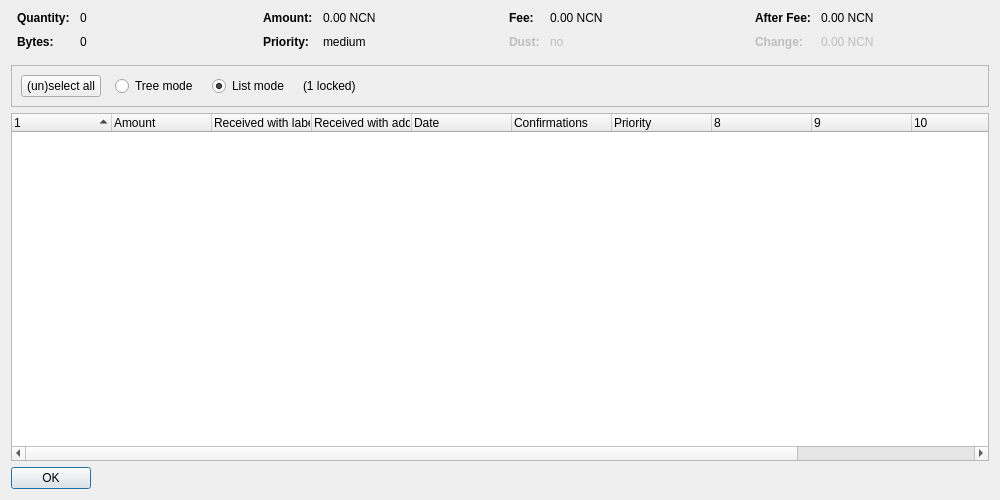
<?xml version="1.0" encoding="UTF-8"?>
<ui version="4.0">
 <class>CoinControlDialog</class>
 <widget class="QDialog" name="CoinControlDialog">
  <property name="geometry">
   <rect>
    <x>0</x>
    <y>0</y>
    <width>1000</width>
    <height>500</height>
   </rect>
  </property>
  <property name="windowTitle">
   <string>Coin Selection</string>
  </property>
  <layout class="QVBoxLayout" name="verticalLayout">
   <item>
    <layout class="QHBoxLayout" name="horizontalLayoutTop" stretch="0,0,0,0">
     <property name="topMargin">
      <number>0</number>
     </property>
     <property name="bottomMargin">
      <number>10</number>
     </property>
     <item>
      <layout class="QFormLayout" name="formLayoutCoinControl1">
       <property name="horizontalSpacing">
        <number>10</number>
       </property>
       <property name="verticalSpacing">
        <number>10</number>
       </property>
       <property name="leftMargin">
        <number>6</number>
       </property>
       <property name="rightMargin">
        <number>6</number>
       </property>
       <item row="0" column="0">
        <widget class="QLabel" name="labelCoinControlQuantityText">
         <property name="font">
          <font>
           <weight>75</weight>
           <bold>true</bold>
          </font>
         </property>
         <property name="text">
          <string>Quantity:</string>
         </property>
        </widget>
       </item>
       <item row="0" column="1">
        <widget class="QLabel" name="labelCoinControlQuantity">
         <property name="cursor">
          <cursorShape>IBeamCursor</cursorShape>
         </property>
         <property name="contextMenuPolicy">
          <enum>Qt::ActionsContextMenu</enum>
         </property>
         <property name="text">
          <string notr="true">0</string>
         </property>
         <property name="textInteractionFlags">
          <set>Qt::LinksAccessibleByMouse|Qt::TextSelectableByKeyboard|Qt::TextSelectableByMouse</set>
         </property>
        </widget>
       </item>
       <item row="1" column="0">
        <widget class="QLabel" name="labelCoinControlBytesText">
         <property name="font">
          <font>
           <weight>75</weight>
           <bold>true</bold>
          </font>
         </property>
         <property name="text">
          <string>Bytes:</string>
         </property>
        </widget>
       </item>
       <item row="1" column="1">
        <widget class="QLabel" name="labelCoinControlBytes">
         <property name="cursor">
          <cursorShape>IBeamCursor</cursorShape>
         </property>
         <property name="contextMenuPolicy">
          <enum>Qt::ActionsContextMenu</enum>
         </property>
         <property name="text">
          <string notr="true">0</string>
         </property>
         <property name="textInteractionFlags">
          <set>Qt::LinksAccessibleByMouse|Qt::TextSelectableByKeyboard|Qt::TextSelectableByMouse</set>
         </property>
        </widget>
       </item>
      </layout>
     </item>
     <item>
      <layout class="QFormLayout" name="formLayoutCoinControl2">
       <property name="horizontalSpacing">
        <number>10</number>
       </property>
       <property name="verticalSpacing">
        <number>10</number>
       </property>
       <property name="leftMargin">
        <number>6</number>
       </property>
       <property name="rightMargin">
        <number>6</number>
       </property>
       <item row="0" column="0">
        <widget class="QLabel" name="labelCoinControlAmountText">
         <property name="font">
          <font>
           <weight>75</weight>
           <bold>true</bold>
          </font>
         </property>
         <property name="text">
          <string>Amount:</string>
         </property>
        </widget>
       </item>
       <item row="0" column="1">
        <widget class="QLabel" name="labelCoinControlAmount">
         <property name="cursor">
          <cursorShape>IBeamCursor</cursorShape>
         </property>
         <property name="contextMenuPolicy">
          <enum>Qt::ActionsContextMenu</enum>
         </property>
         <property name="text">
          <string notr="true">0.00 NCN</string>
         </property>
         <property name="textInteractionFlags">
          <set>Qt::LinksAccessibleByMouse|Qt::TextSelectableByKeyboard|Qt::TextSelectableByMouse</set>
         </property>
        </widget>
       </item>
       <item row="1" column="0">
        <widget class="QLabel" name="labelCoinControlPriorityText">
         <property name="font">
          <font>
           <weight>75</weight>
           <bold>true</bold>
          </font>
         </property>
         <property name="text">
          <string>Priority:</string>
         </property>
        </widget>
       </item>
       <item row="1" column="1">
        <widget class="QLabel" name="labelCoinControlPriority">
         <property name="cursor">
          <cursorShape>IBeamCursor</cursorShape>
         </property>
         <property name="contextMenuPolicy">
          <enum>Qt::ActionsContextMenu</enum>
         </property>
         <property name="text">
          <string notr="true">medium</string>
         </property>
         <property name="textInteractionFlags">
          <set>Qt::LinksAccessibleByMouse|Qt::TextSelectableByKeyboard|Qt::TextSelectableByMouse</set>
         </property>
        </widget>
       </item>
      </layout>
     </item>
     <item>
      <layout class="QFormLayout" name="formLayoutCoinControl3">
       <property name="horizontalSpacing">
        <number>10</number>
       </property>
       <property name="verticalSpacing">
        <number>10</number>
       </property>
       <property name="leftMargin">
        <number>6</number>
       </property>
       <property name="rightMargin">
        <number>6</number>
       </property>
       <item row="0" column="0">
        <widget class="QLabel" name="labelCoinControlFeeText">
         <property name="font">
          <font>
           <weight>75</weight>
           <bold>true</bold>
          </font>
         </property>
         <property name="text">
          <string>Fee:</string>
         </property>
        </widget>
       </item>
       <item row="0" column="1">
        <widget class="QLabel" name="labelCoinControlFee">
         <property name="cursor">
          <cursorShape>IBeamCursor</cursorShape>
         </property>
         <property name="contextMenuPolicy">
          <enum>Qt::ActionsContextMenu</enum>
         </property>
         <property name="text">
          <string notr="true">0.00 NCN</string>
         </property>
         <property name="textInteractionFlags">
          <set>Qt::LinksAccessibleByMouse|Qt::TextSelectableByKeyboard|Qt::TextSelectableByMouse</set>
         </property>
        </widget>
       </item>
       <item row="1" column="0">
        <widget class="QLabel" name="labelCoinControlLowOutputText">
         <property name="enabled">
          <bool>false</bool>
         </property>
         <property name="font">
          <font>
           <weight>75</weight>
           <bold>true</bold>
          </font>
         </property>
         <property name="text">
          <string>Dust:</string>
         </property>
        </widget>
       </item>
       <item row="1" column="1">
        <widget class="QLabel" name="labelCoinControlLowOutput">
         <property name="enabled">
          <bool>false</bool>
         </property>
         <property name="cursor">
          <cursorShape>IBeamCursor</cursorShape>
         </property>
         <property name="contextMenuPolicy">
          <enum>Qt::ActionsContextMenu</enum>
         </property>
         <property name="text">
          <string notr="true">no</string>
         </property>
         <property name="textInteractionFlags">
          <set>Qt::LinksAccessibleByMouse|Qt::TextSelectableByKeyboard|Qt::TextSelectableByMouse</set>
         </property>
        </widget>
       </item>
      </layout>
     </item>
     <item>
      <layout class="QFormLayout" name="formLayoutCoinControl4">
       <property name="horizontalSpacing">
        <number>10</number>
       </property>
       <property name="verticalSpacing">
        <number>10</number>
       </property>
       <property name="leftMargin">
        <number>6</number>
       </property>
       <property name="rightMargin">
        <number>6</number>
       </property>
       <item row="0" column="0">
        <widget class="QLabel" name="labelCoinControlAfterFeeText">
         <property name="font">
          <font>
           <weight>75</weight>
           <bold>true</bold>
          </font>
         </property>
         <property name="text">
          <string>After Fee:</string>
         </property>
        </widget>
       </item>
       <item row="0" column="1">
        <widget class="QLabel" name="labelCoinControlAfterFee">
         <property name="cursor">
          <cursorShape>IBeamCursor</cursorShape>
         </property>
         <property name="contextMenuPolicy">
          <enum>Qt::ActionsContextMenu</enum>
         </property>
         <property name="text">
          <string notr="true">0.00 NCN</string>
         </property>
         <property name="textInteractionFlags">
          <set>Qt::LinksAccessibleByMouse|Qt::TextSelectableByKeyboard|Qt::TextSelectableByMouse</set>
         </property>
        </widget>
       </item>
       <item row="1" column="0">
        <widget class="QLabel" name="labelCoinControlChangeText">
         <property name="enabled">
          <bool>false</bool>
         </property>
         <property name="font">
          <font>
           <weight>75</weight>
           <bold>true</bold>
          </font>
         </property>
         <property name="text">
          <string>Change:</string>
         </property>
        </widget>
       </item>
       <item row="1" column="1">
        <widget class="QLabel" name="labelCoinControlChange">
         <property name="enabled">
          <bool>false</bool>
         </property>
         <property name="cursor">
          <cursorShape>IBeamCursor</cursorShape>
         </property>
         <property name="contextMenuPolicy">
          <enum>Qt::ActionsContextMenu</enum>
         </property>
         <property name="text">
          <string notr="true">0.00 NCN</string>
         </property>
         <property name="textInteractionFlags">
          <set>Qt::LinksAccessibleByMouse|Qt::TextSelectableByKeyboard|Qt::TextSelectableByMouse</set>
         </property>
        </widget>
       </item>
      </layout>
     </item>
    </layout>
   </item>
   <item>
    <widget class="QFrame" name="frame">
     <property name="minimumSize">
      <size>
       <width>0</width>
       <height>40</height>
      </size>
     </property>
     <property name="frameShape">
      <enum>QFrame::StyledPanel</enum>
     </property>
     <property name="frameShadow">
      <enum>QFrame::Sunken</enum>
     </property>
     <layout class="QHBoxLayout" name="horizontalLayout">
      <item>
       <layout class="QHBoxLayout" name="horizontalLayoutPanel" stretch="0,0,0,0,0">
        <property name="spacing">
         <number>14</number>
        </property>
        <item>
         <widget class="QPushButton" name="pushButtonSelectAll">
          <property name="sizePolicy">
           <sizepolicy hsizetype="Maximum" vsizetype="Fixed">
            <horstretch>0</horstretch>
            <verstretch>0</verstretch>
           </sizepolicy>
          </property>
          <property name="text">
           <string>(un)select all</string>
          </property>
          <property name="autoDefault">
           <bool>false</bool>
          </property>
         </widget>
        </item>
        <item>
         <widget class="QRadioButton" name="radioTreeMode">
          <property name="sizePolicy">
           <sizepolicy hsizetype="Maximum" vsizetype="Fixed">
            <horstretch>0</horstretch>
            <verstretch>0</verstretch>
           </sizepolicy>
          </property>
          <property name="text">
           <string>Tree mode</string>
          </property>
         </widget>
        </item>
        <item>
         <widget class="QRadioButton" name="radioListMode">
          <property name="sizePolicy">
           <sizepolicy hsizetype="Maximum" vsizetype="Fixed">
            <horstretch>0</horstretch>
            <verstretch>0</verstretch>
           </sizepolicy>
          </property>
          <property name="text">
           <string>List mode</string>
          </property>
          <property name="checked">
           <bool>true</bool>
          </property>
         </widget>
        </item>
        <item>
         <widget class="QLabel" name="labelLocked">
          <property name="text">
           <string notr="true">(1 locked)</string>
          </property>
         </widget>
        </item>
        <item>
         <spacer name="horizontalSpacer">
          <property name="orientation">
           <enum>Qt::Horizontal</enum>
          </property>
          <property name="sizeHint" stdset="0">
           <size>
            <width>40</width>
            <height>20</height>
           </size>
          </property>
         </spacer>
        </item>
       </layout>
      </item>
     </layout>
    </widget>
   </item>
   <item>
    <widget class="CoinControlTreeWidget" name="treeWidget">
     <property name="contextMenuPolicy">
      <enum>Qt::CustomContextMenu</enum>
     </property>
     <property name="sortingEnabled">
      <bool>false</bool>
     </property>
     <property name="columnCount">
      <number>12</number>
     </property>
     <attribute name="headerShowSortIndicator" stdset="0">
      <bool>true</bool>
     </attribute>
     <attribute name="headerStretchLastSection">
      <bool>false</bool>
     </attribute>
     <column>
      <property name="text">
       <string/>
      </property>
     </column>
     <column>
      <property name="text">
       <string>Amount</string>
      </property>
     </column>
     <column>
      <property name="text">
       <string>Received with label</string>
      </property>
     </column>
     <column>
      <property name="text">
       <string>Received with address</string>
      </property>
     </column>
     <column>
      <property name="text">
       <string>Date</string>
      </property>
     </column>
     <column>
      <property name="text">
       <string>Confirmations</string>
      </property>
      <property name="toolTip">
       <string>Confirmed</string>
      </property>
     </column>
     <column>
      <property name="text">
       <string>Priority</string>
      </property>
     </column>
     <column>
      <property name="text">
       <string/>
      </property>
     </column>
     <column>
      <property name="text">
       <string/>
      </property>
     </column>
     <column>
      <property name="text">
       <string/>
      </property>
     </column>
     <column>
      <property name="text">
       <string/>
      </property>
     </column>
     <column>
      <property name="text">
       <string/>
      </property>
     </column>
    </widget>
   </item>
   <item>
    <widget class="QDialogButtonBox" name="buttonBox">
     <property name="sizePolicy">
      <sizepolicy hsizetype="Maximum" vsizetype="Fixed">
       <horstretch>0</horstretch>
       <verstretch>0</verstretch>
      </sizepolicy>
     </property>
     <property name="orientation">
      <enum>Qt::Horizontal</enum>
     </property>
     <property name="standardButtons">
      <set>QDialogButtonBox::Ok</set>
     </property>
    </widget>
   </item>
  </layout>
 </widget>
 <customwidgets>
  <customwidget>
   <class>CoinControlTreeWidget</class>
   <extends>QTreeWidget</extends>
   <header>coincontroltreewidget.h</header>
  </customwidget>
 </customwidgets>
 <resources/>
 <connections/>
</ui>
